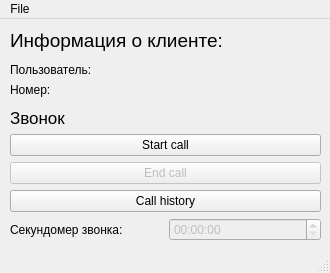
<?xml version="1.0" encoding="UTF-8"?>
<ui version="4.0">
 <class>clientMainWindow</class>
 <widget class="QMainWindow" name="clientMainWindow">
  <property name="geometry">
   <rect>
    <x>0</x>
    <y>0</y>
    <width>330</width>
    <height>273</height>
   </rect>
  </property>
  <property name="windowTitle">
   <string>Call Center</string>
  </property>
  <widget class="QWidget" name="centralwidget">
   <widget class="QWidget" name="gridLayoutWidget">
    <property name="geometry">
     <rect>
      <x>10</x>
      <y>10</y>
      <width>311</width>
      <height>212</height>
     </rect>
    </property>
    <layout class="QGridLayout" name="gridLayout">
     <item row="3" column="1">
      <widget class="QLabel" name="numberUser">
       <property name="text">
        <string/>
       </property>
      </widget>
     </item>
     <item row="3" column="0">
      <widget class="QLabel" name="numLabel">
       <property name="text">
        <string>Номер:</string>
       </property>
      </widget>
     </item>
     <item row="7" column="0" colspan="2">
      <widget class="QPushButton" name="endCallButton">
       <property name="enabled">
        <bool>false</bool>
       </property>
       <property name="text">
        <string>End call</string>
       </property>
      </widget>
     </item>
     <item row="9" column="0">
      <widget class="QLabel" name="label_5">
       <property name="layoutDirection">
        <enum>Qt::LeftToRight</enum>
       </property>
       <property name="text">
        <string>Секундомер звонка:</string>
       </property>
      </widget>
     </item>
     <item row="1" column="0">
      <spacer name="verticalSpacer">
       <property name="orientation">
        <enum>Qt::Vertical</enum>
       </property>
       <property name="sizeHint" stdset="0">
        <size>
         <width>20</width>
         <height>40</height>
        </size>
       </property>
      </spacer>
     </item>
     <item row="4" column="0">
      <spacer name="verticalSpacer_2">
       <property name="orientation">
        <enum>Qt::Vertical</enum>
       </property>
       <property name="sizeHint" stdset="0">
        <size>
         <width>20</width>
         <height>40</height>
        </size>
       </property>
      </spacer>
     </item>
     <item row="2" column="0">
      <widget class="QLabel" name="userLabel">
       <property name="text">
        <string>Пользователь:</string>
       </property>
      </widget>
     </item>
     <item row="9" column="1">
      <widget class="QTimeEdit" name="callTimeEdit">
       <property name="enabled">
        <bool>false</bool>
       </property>
       <property name="displayFormat">
        <string>HH:mm:ss</string>
       </property>
      </widget>
     </item>
     <item row="6" column="0" colspan="2">
      <widget class="QPushButton" name="startCallButton">
       <property name="text">
        <string>Start call</string>
       </property>
      </widget>
     </item>
     <item row="0" column="0" colspan="2">
      <widget class="QLabel" name="label">
       <property name="font">
        <font>
         <pointsize>14</pointsize>
        </font>
       </property>
       <property name="text">
        <string>Информация о клиенте:</string>
       </property>
      </widget>
     </item>
     <item row="2" column="1">
      <widget class="QLabel" name="nameUser">
       <property name="text">
        <string/>
       </property>
      </widget>
     </item>
     <item row="8" column="0" colspan="2">
      <widget class="QPushButton" name="callHistoryButton">
       <property name="enabled">
        <bool>true</bool>
       </property>
       <property name="text">
        <string>Call history</string>
       </property>
      </widget>
     </item>
     <item row="5" column="0" colspan="2">
      <widget class="QLabel" name="label_2">
       <property name="font">
        <font>
         <pointsize>13</pointsize>
        </font>
       </property>
       <property name="text">
        <string>Звонок</string>
       </property>
      </widget>
     </item>
    </layout>
   </widget>
  </widget>
  <widget class="QMenuBar" name="menubar">
   <property name="geometry">
    <rect>
     <x>0</x>
     <y>0</y>
     <width>330</width>
     <height>20</height>
    </rect>
   </property>
   <widget class="QMenu" name="menuFile">
    <property name="title">
     <string>File</string>
    </property>
    <addaction name="actionExit"/>
   </widget>
   <addaction name="menuFile"/>
  </widget>
  <widget class="QStatusBar" name="statusbar"/>
  <action name="actionExit">
   <property name="text">
    <string>Exit</string>
   </property>
  </action>
  <action name="actionAbout">
   <property name="text">
    <string>About</string>
   </property>
  </action>
 </widget>
 <resources/>
 <connections>
  <connection>
   <sender>startCallButton</sender>
   <signal>clicked()</signal>
   <receiver>clientMainWindow</receiver>
   <slot>startCallButton()</slot>
   <hints>
    <hint type="sourcelabel">
     <x>165</x>
     <y>147</y>
    </hint>
    <hint type="destinationlabel">
     <x>164</x>
     <y>136</y>
    </hint>
   </hints>
  </connection>
 </connections>
 <slots>
  <slot>startCallButton()</slot>
 </slots>
</ui>
